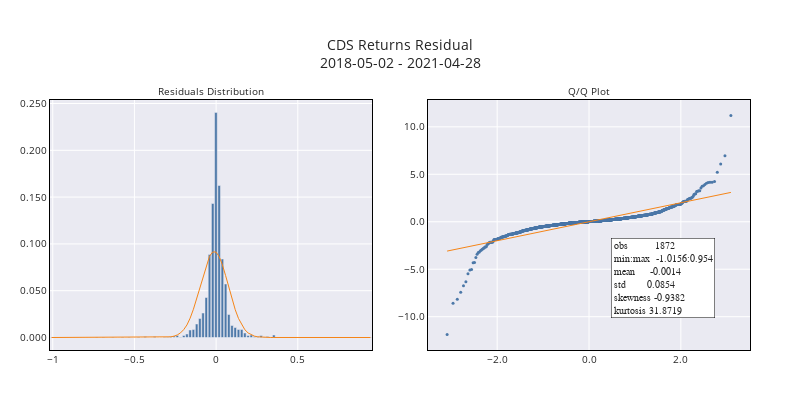

Source (notebook cell):
### Code cell
fig = utils.make_overview_chart(df_resid.cds_resid, title="CDS Returns Residual")
fig.show()
